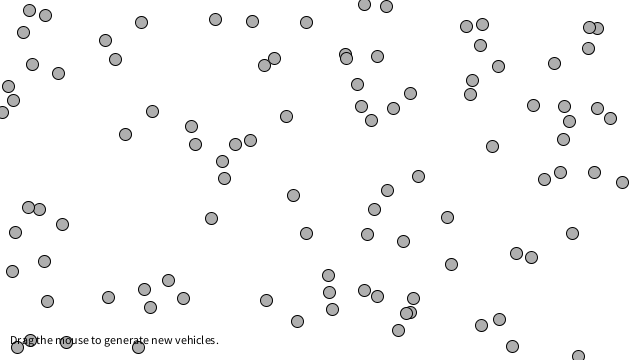
Frame 1 (no input)
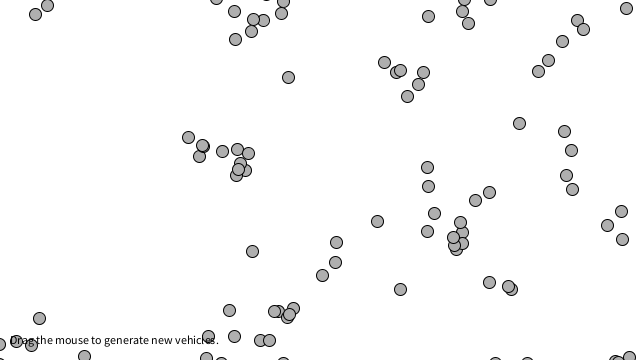
Frame 60 (the mouse pressed at the canvas centre just before this capture)
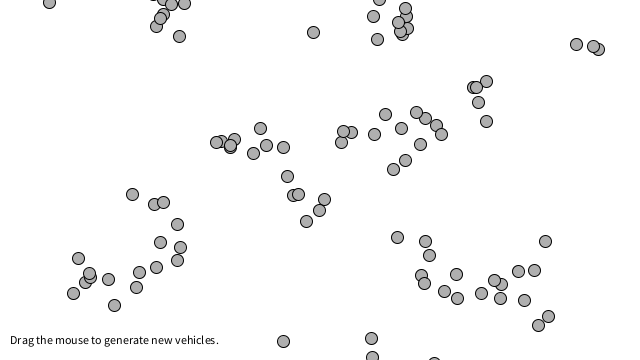
Frame 120 (the mouse held since frame 60 and released just before this capture)

The Processing sketch that drew these frames (run headless with seeded random() and noise(); from frame 60 on, the mouse is pressed at the canvas centre):

// Processing sketch: particle_attraction_Alignment
// ── particle_attraction_Alignment.pde
// The Nature of Code
// Daniel Shiffman
// http://natureofcode.com

// Separation
// Via Reynolds: http://www.red3d.com/cwr/steer/

// A list of vehicles
ArrayList<Vehicle> vehicles;

void setup() {
  size(640,360);
  // We are now making random vehicles and storing them in an ArrayList
  vehicles = new ArrayList<Vehicle>();
  for (int i = 0; i < 100; i++) {
    vehicles.add(new Vehicle(random(width),random(height)));
  }
}

void draw() {
  background(255);

  for (Vehicle v : vehicles) {
    // Path following and separation are worked on in this function
    v.align(vehicles);
    // Call the generic run method (update, borders, display, etc.)
    v.update();
    v.borders();
    v.display();
  }

  // Instructions
  fill(0);
  text("Drag the mouse to generate new vehicles.",10,height-16);
}


void mouseDragged() {
  vehicles.add(new Vehicle(mouseX,mouseY));
}
// ── Vehicle.pde
// The Nature of Code
// Daniel Shiffman
// http://natureofcode.com

// Vehicle class

class Vehicle {

  // All the usual stuff
  PVector position;
  PVector velocity;
  PVector acceleration;
  float r;
  float maxforce;    // Maximum steering force
  float maxspeed;    // Maximum speed

    // Constructor initialize all values
  Vehicle(float x, float y) {
    position = new PVector(x, y);
    r = 12;
    maxspeed = 3;
    maxforce = 0.2;
    acceleration = new PVector(0, 0);
    velocity = PVector.random2D();
    velocity.mult(random(1,4));
  }

  void applyForce(PVector force) {
    // We could add mass here if we want A = F / M
    acceleration.add(force);
  }

  // Alignment
  // For every nearby boid in the system, calculate the average velocity
  void align (ArrayList<Vehicle> boids) {
    float neighbordist = 30;
    PVector sum = new PVector(0, 0);
    int count = 0;
    for (Vehicle other : vehicles) {
      float d = PVector.dist(position, other.position);
      if ((d > 0) && (d < neighbordist)) {
        sum.add(other.velocity);
        count++;
      }
    }
    if (count > 0) {
      sum.div((float)count);
      sum.normalize();
      sum.mult(maxspeed);
      PVector steer = PVector.sub(sum, velocity);
      steer.limit(maxforce);
      applyForce(steer);
    } 
  }


  // Method to update position
  void update() {
    // Update velocity
    velocity.add(acceleration);
    // Limit speed
    velocity.limit(maxspeed);
    position.add(velocity);
    // Reset accelertion to 0 each cycle
    acceleration.mult(0);
  }

  void display() {
    fill(175);
    stroke(0);
    pushMatrix();
    translate(position.x, position.y);
    ellipse(0, 0, r, r);
    popMatrix();
  }

  // Wraparound
  void borders() {
    if (position.x < -r) position.x = width+r;
    if (position.y < -r) position.y = height+r;
    if (position.x > width+r) position.x = -r;
    if (position.y > height+r) position.y = -r;
  }
}
